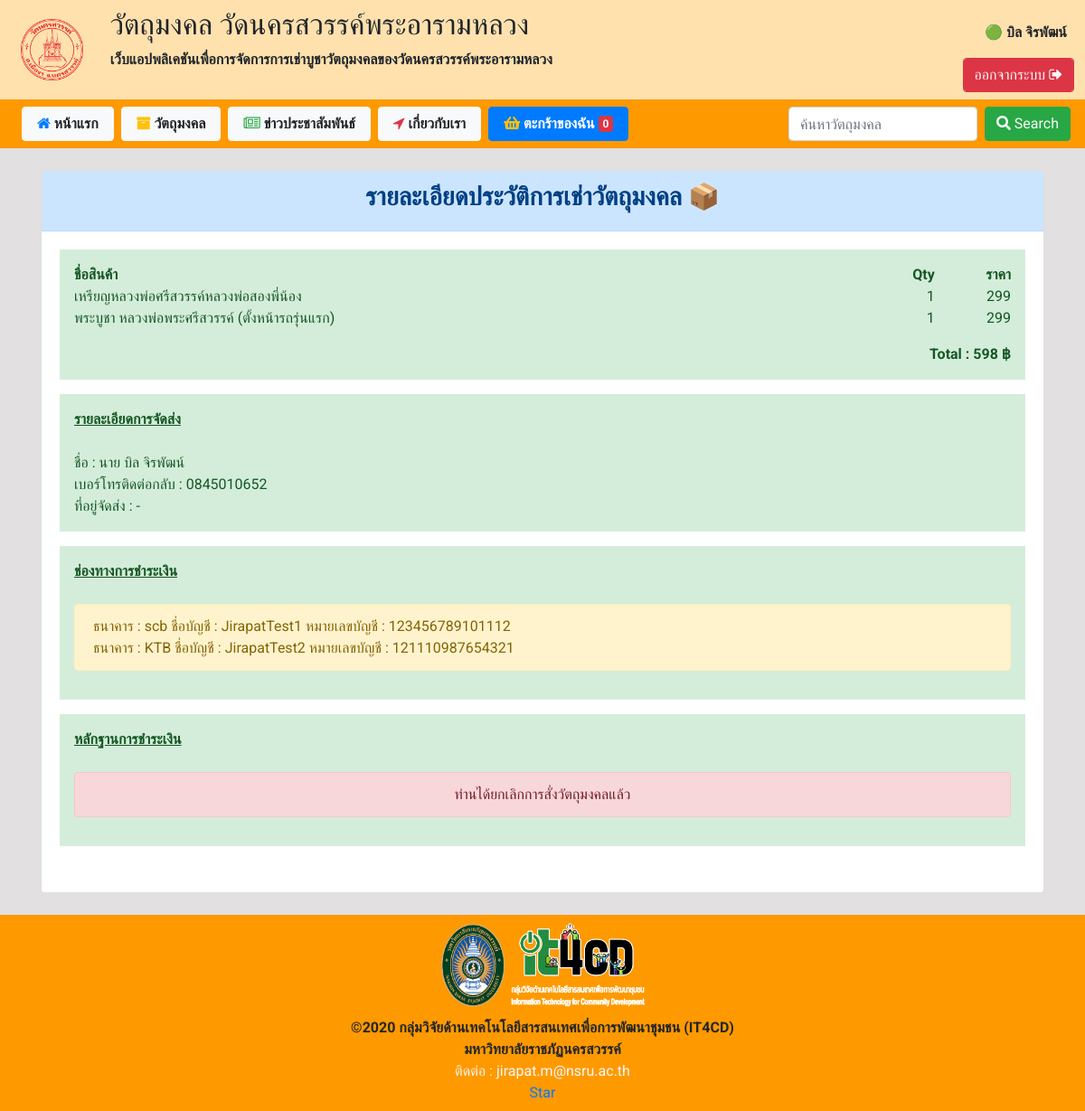
Page /index.php?p=veiw_save_basket&id4_save_basket=3 (signed in) on the committed database.
### tables this page shows
CREATE TABLE `basket` (
  `id_basket` int(100) NOT NULL,
  `id_user` int(11) NOT NULL,
  `id_product` int(11) NOT NULL,
  `cover_basket` varchar(250) NOT NULL COMMENT 'รูป',
  `b_product_name` varchar(250) NOT NULL COMMENT 'ชื่อสินค้าที่เลือก',
  `b_product_price` varchar(100) NOT NULL COMMENT 'ราคาสินค้า/ชิ้น',
  `b_product_qty` varchar(100) NOT NULL COMMENT 'จำนวนสินค้า',
  `b_price` varchar(100) NOT NULL COMMENT 'ราคา',
  `status_basket` varchar(50) NOT NULL
);

CREATE TABLE `user` (
  `id` int(11) NOT NULL,
  `username` varchar(50) NOT NULL,
  `password` text NOT NULL,
  `title_name` varchar(10) NOT NULL,
  `first_name` varchar(50) NOT NULL,
  `last_name` varchar(50) NOT NULL,
  `email` varchar(50) NOT NULL,
  `phone_number` varchar(10) NOT NULL,
  `profile_img` varchar(50) NOT NULL,
  `register_status` varchar(10) NOT NULL,
  `user_level` text NOT NULL,
  `date_register` timestamp NOT NULL DEFAULT current_timestamp()
);

CREATE TABLE `save_basket` (
  `id_save_basket` int(100) NOT NULL,
  `id_user` int(11) NOT NULL,
  `id_basket` varchar(100) NOT NULL,
  `id_product` varchar(100) NOT NULL,
  `total_prod` varchar(20) NOT NULL,
  `name_cus` varchar(100) NOT NULL DEFAULT '-' COMMENT 'ชื่อลูกค้าสำหรับแอดมิน',
  `phone_number` varchar(100) NOT NULL,
  `address_for_send` varchar(100) NOT NULL,
  `slip_img` varchar(150) NOT NULL DEFAULT 'wait',
  `date_time` timestamp NOT NULL DEFAULT current_timestamp() ON UPDATE current_timestamp(),
  `status_pay` varchar(50) NOT NULL DEFAULT 'not_pay',
  `date` datetime NOT NULL DEFAULT current_timestamp()
);

CREATE TABLE `transfer` (
  `id` int(10) NOT NULL,
  `name_bank` text NOT NULL,
  `name_account` text NOT NULL,
  `number_bank` text NOT NULL
);

### function.php (called while the page is built, shortened)
<?php
        class DB_conn{
            function __construct(){
                $conn = mysqli_connect(DB_server, DB_user, DB_password, DB_name);
                $this->dbcon = $conn;
            }
                }
                class shopSacredObj extends DB_conn{
                    public function runQuery($query){
                        $reS = mysqli_query($this->dbcon, $query);
                        return $reS;
                    }
                }
?>

### func4pdo/connect.php (called while the page is built, shortened)
<?php
    class connect_db {
        function __construct()
        {
            $dsn = "mysql:host=localhost; dbname=sacred_object";
            $conn_db = new PDO($dsn, 'root','');
            $this->conn=$conn_db;
        }
        function runQuery($sql){
            $re = $this->conn->prepare($sql);
            return $re;
        }
    }
?>

### include_for_p/veiw_save_basket.php (the view, shortened to what this page needs)
<div class="container mt-4 mb-4">
    <div class="card min-vh-100">
        <div class="card-header text-center alert-primary">
            <h3 class="font-weight-bold ">รายละเอียดประวัติการเช่าวัตถุมงคล 📦</h3>
        </div>
        <div class="card-body">
            <div class="jumbotron jumbotron-fluid p-3 alert-success mb-3">
                <table class="w-100">
                    <thead>
                        <tr>
                            <th>ชื่อสินค้า</th>
                            <th class="text-right">Qty</th>
                            <th class="text-right">ราคา</th>
                        </tr>
                    </thead>
                    <tbody>
                        <?php
                        $queryThis = new shopSacredObj();
                        $sl_save_basket1 = $queryThis->runQuery("SELECT * FROM save_basket WHERE id_save_basket='$_GET[id4_save_basket]' ");
                        $fetch_SSB1 = mysqli_fetch_array($sl_save_basket1);
                        $sl_basket2 = $queryThis->runQuery("SELECT * FROM basket WHERE id_basket in($fetch_SSB1[id_basket])");
                    while($fetch_SB2 = mysqli_fetch_array($sl_basket2)){
                        ?>
                        <tr>
                            <td><?php echo $fetch_SB2['b_product_name']; ?></td>
                            <td class="text-right"><?php echo $fetch_SB2['b_product_qty']; ?></td>
                            <td class="text-right"><?php echo number_format($fetch_SB2['b_price']); ?></td>
                        </tr>
                        <?php }
                        $sl_basket3 = $queryThis->runQuery("SELECT sum(b_price) FROM basket WHERE id_basket in($fetch_SSB1[id_basket])");
                        $fetch_SB3 = mysqli_fetch_array($sl_basket3)
                    ?>
                        <tr>
                            <td colspan="3" class="text-right mr-2 pt-3 font-weight-bold">
                                Total : <?php echo number_format($fetch_SB3['sum(b_price)']);?> ฿
                            </td>
                        </tr>
                    </tbody>
                </table>
            </div>
            <div class="jumbotron jumbotron-fluid alert-success mb-3 p-3">
                <?php
                        $sl_user4 = $queryThis->runQuery("SELECT * FROM user WHERE id='$fetch_SSB1[id_user]' ");
                        $fetch_SU4 = mysqli_fetch_array($sl_user4);
                        ?>
                <strong><u>รายละเอียดการจัดส่ง</u> </strong><br><br>
                <text>ชื่อ :
                    <?php echo $fetch_SU4['title_name']." ".$fetch_SU4['first_name']." ".$fetch_SU4['last_name'] ; ?></text><br>
                <text>เบอร์โทรติดต่อกลับ : <?php echo $fetch_SSB1['phone_number'];?> </text><br>
                <text>ที่อยู่จัดส่ง : <?php echo $fetch_SSB1['address_for_send'];?></text><br>
            </div>
            <div class="jumbotron jumbotron-fluid alert-success mb-3 p-3">
                <strong><u>ช่องทางการชำระเงิน</u> </strong><br><br>
                <?php
                    $pdo_sl_transfer = new connect_db();
                    $sql_sl_transfer = $pdo_sl_transfer->runQuery("SELECT * from `transfer` order by id ");
                    $sql_sl_transfer->execute();
                ?>
                <div class="alert alert-warning">
                <?php
                    while($fetch_sl_transfer=$sql_sl_transfer->fetch()){
                ?>
                    <?="ธนาคาร : ".$fetch_sl_transfer->name_bank." ชื่อบัญชี : ".$fetch_sl_transfer->name_account." หมายเลขบัญชี : ".$fetch_sl_transfer->number_bank."<br>";?>
                    <?php
                    }
                    ?>
                </div>
            </div>
            <div class="jumbotron jumbotron-fluid alert-success mb-3 p-3">
                <strong><u>หลักฐานการชำระเงิน</u> </strong> <br><br>
                <?php
                if($fetch_SSB1['status_pay'] == "cancel_order"){
                    ?>
                    <div class="alert alert-danger text-center">
                            ท่านได้ยกเลิกการสั่งวัตถุมงคลแล้ว
                    </div>
                    <?php
                }
                      ?>
            </div>
        </div>
    </div>
</div>

### css/myself.css (style rules this page uses)
* { margin: 0px; padding: 0px; font-family: 'Roboto', sans-serif; }

### rows in the picture
basket: b_product_name "เหรียญหลวงพ่อศรีสวรรค์หลวงพ่อสองพี่น้อง", b_product_qty "1", b_price "299"
basket: b_product_name "พระบูชา หลวงพ่อพระศรีสวรรค์ (ตั้งหน้ารถรุ่นแรก)", b_product_qty "1", b_price "299"
user: title_name "นาย", first_name "บิล", last_name "จิรพัฒน์"
save_basket: phone_number "0845010652", address_for_send "-"
transfer: name_bank "scb", name_account "JirapatTest1", number_bank "123456789101112"
transfer: name_bank "KTB", name_account "JirapatTest2", number_bank "121110987654321"

### other values in the picture
$_SESSION['name'] "บิล"
$_SESSION['lname'] "จิรพัฒน์"
$fetch4count['count(status_basket)'] "0"
$fetch_SB3['sum(b_price)'] "598"
